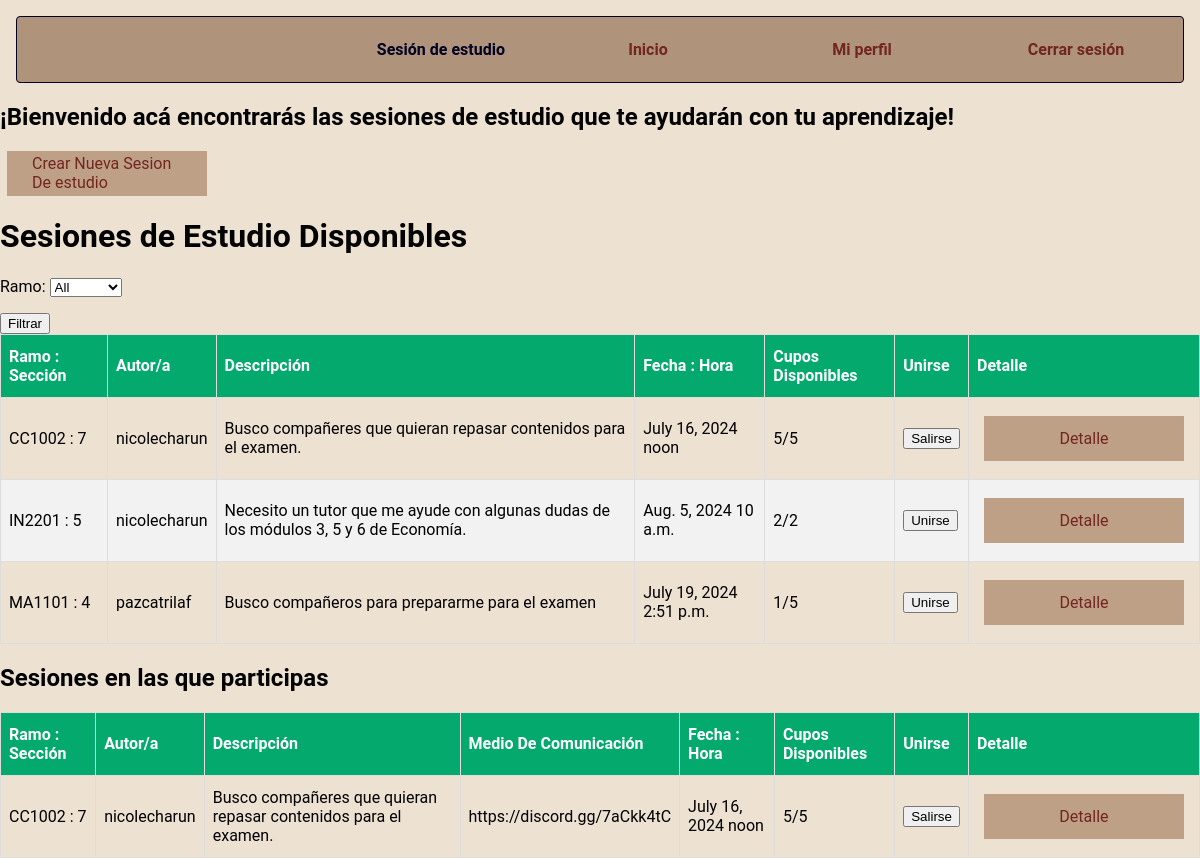
Page / (signed in) on the committed database.
### appG7/models.py (models this page shows)
class Sesion(models.Model):
  Cursos = [('MA1101', 'MA1101'), ('MA1001', 'MA1001'), ('FI1000', 'FI1000'), ('BT1211', 'BT1211'), ('MA1102', 'MA1102'), ('MA1002', 'MA1002'), ('FI1100', 'FI1100'), ('CC1002', 'CC1002'), ('IQ2211', 'IQ2211'), ('FI2001', 'FI2003'), ('MA2001', 'MA2001'), ('IN2201', 'IN2201'), ('IQ2212', 'IQ2212'), ('FI2002', 'FI2002'), ('MA2002', 'MA2002'), ('FI2004', 'FI2004')]
  id = models.AutoField(primary_key = True)
  autor = models.CharField(max_length = 30, default = 'Desconocido')
  hora = models.TimeField()
  fecha = models.DateField()
  ramo = models.CharField(max_length = 6, choices=Cursos) #6 equivale a: CC4401 (2 por el departamento) y (4 por el codigo del ramo) quizas sea más
  seccion = models.IntegerField()
  maxMembers = models.IntegerField()
  descripcion = models.CharField(max_length = 200)
  link= models.CharField(max_length = 200)
  members = models.ManyToManyField(User, through='Member', related_name='sesiones_as_member')

### appG7/views.py (the view)
# urls.py: path('', views.index_page, name='index_page'),
@login_required(login_url='/login')
def index_page(request):
    form = SesionFilterForm(request.GET)
    sesiones = Sesion.objects.all()
    user = request.user
    if form.is_valid():
        ramo = form.cleaned_data.get('ramo')
        if ramo and ramo != 'all':
            sesiones = sesiones.filter(ramo=ramo)
    for sesion in sesiones:
        sesion.is_member = sesion.members.filter(id=user.id).exists()
    mis_sesiones = Sesion.objects.filter(members=user)
    context = {
        'form': form,
        'sesiones': sesiones,
        'mis_sesiones': mis_sesiones,
    }
    if request.method == 'GET':
        return render(request,"appG7/index.html", context)

### appG7/forms.py
class SesionFilterForm(forms.Form):
    ramo = forms.ChoiceField(choices=[('all', 'All')] + Sesion.Cursos, required=False)

### appG7/templates/appG7/index.html (shortened to what this page needs)
{% extends 'appG7/base.html' %}
{% block css %}
{% load static %}
<link rel="stylesheet" type="text/css"href="{% static '/appG7/login.css' %}">
{% endblock %}
{% block content %}
<h2>¡Bienvenido acá encontrarás las sesiones de estudio que te ayudarán con tu aprendizaje!</h2>
{% if user.is_authenticated %}
<a href="{% url 'sesion' %}" class="btn btn-outline-2">Crear Nueva Sesion De estudio </a>
{% endif %}
<h1>Sesiones de Estudio Disponibles</h1>
<form method = "get">
    {{ form.as_p }}
    <button type="submit">Filtrar</button>
</form>
<table>
    <thead>
        <tr>
            <th>Ramo : Sección</th>
            <th>Autor/a</th>
            <th>Descripción</th>
            <th>Fecha : Hora</th>
            <th>Cupos Disponibles</th>
            <th>Unirse</th>
            <th>Detalle</th>
        </tr>
    </thead>
    <tbody>
        {% for sesion in sesiones %}
            <tr>
                <td> {{ sesion.get_ramo_display }} : {{ sesion.seccion }} </td>
                <td> {{ sesion.autor }} </td>
                <td> {{ sesion.descripcion }} </td>
                <td> {{ sesion.fecha }} {{ sesion.hora }} </td>
                <td> {{ sesion.members.count }}/{{ sesion.maxMembers }} </td>
                <td>
                    {% if sesion.is_member %}
                        <form method="post" action="{% url 'salirse_sesion' sesion.id %}">
                            <button type="submit" class="leave-button">Salirse</button>
                        </form>
                    {% else %}
                        <form method="post" action="{% url 'unirse_sesion' sesion.id %}">
                            <button type="submit" class="join-button">Unirse</button>
                        </form>
                    {% endif %}
                </td>
                <td>
                    <a href="{% url 'detalle_sesion' sesion.id %}" class="btn btn-outline-2">Detalle</a>
                </td>
            </tr>
            {% endfor %}
    </tbody>
</table>
<h2>Sesiones en las que participas</h2>
{% if mis_sesiones %}
    <table>
        <thead>
            <tr>
                <th>Ramo : Sección</th>
                <th>Autor/a</th>
                <th>Descripción</th>
                <th>Medio De Comunicación</th>
                <th>Fecha : Hora</th>
                <th>Cupos Disponibles</th>
                <th>Unirse</th>
                <th>Detalle</th>
            </tr>
        </thead>
        <tbody>
            {% for sesion in mis_sesiones %}
                <tr>
                    <td>{{ sesion.get_ramo_display }} : {{ sesion.seccion }}</td>
                    <td> {{ sesion.autor }} </td>
                    <td> {{ sesion.descripcion }} </td>
                    <td> {{ sesion.link }} </td>
                    <td> {{ sesion.fecha }} {{ sesion.hora }} </td>
                    <td>{{ sesion.members.count }}/{{ sesion.maxMembers }}</td>
                    <td>
                        <form method="post" action="{% url 'salirse_sesion' sesion.id %}">
                            <button type="submit" class="leave-button">Salirse</button>
                        </form>
                    </td>
                    <td>
                        <a href="{% url 'detalle_sesion' sesion.id %}" class="btn btn-outline-2">Detalle</a>
                    </td>
                </tr>
            {% endfor %}
        </tbody>
    </table>
{% else %}
    <p>No estás inscrite en ninguna sesión, ¡Motívate!</p>
{% endif %}
{% endblock %}

### appG7/templates/appG7/base.html (shortened to what this page needs)
<!DOCTYPE html>
<html lang="en">
<head>
    {% load static %}
    <link rel="stylesheet" type="text/css" href="{% static '/appG7/style.css' %}">
    {% block css %}{% endblock %}
</head>
<body>
    <nav class="navbar navbar-light" style="background-color:#af937a ;">
        <a class="navbar-brand" href="{% url 'index_page' %}" class="btn btn-outline-success">Sesión de estudio</a>
        <form class="form-inline">
          <a href="{% url 'index_page' %}" class="btn btn-outline-success">Inicio </a>
             {% if user.is_authenticated %}
                    <a href="{% url 'user_profile' request.user.username %}" class="btn btn-outline-success">Mi perfil </a>
                    <a href="{% url 'logout' %}" class="btn btn-outline-success">Cerrar sesión </a>
                {% else %}
                    <a href="{% url 'register_user' %}" class="btn btn-outline-success">Registrarse</a>
                    <a href="{% url 'login' %}" class="btn btn-outline-success">Iniciar Sesión</a>
                {% endif %}
        </form>
    </nav>
    <main>{% block content %}{% endblock %}</main>
</body>
</html>

### appG7/static/appG7/style.css (style rules this page uses)
:root { --black-color: #000022; --pink-color: #fcdc28; }
body { margin: 0; background-color: #ede1d2; font-family: "Roboto", sans-serif; }
.navbar { display: flex; flex-flow: row wrap; justify-content: flex-end; align-items: center; background: white; border: .1em solid var(--black-color); border-radius: .25em; margin: 1em 1em 1em 1em; }
.navbar > * { color: var(--black-color); font-family: "Roboto", sans-serif; }
.navbar a { position: relative; text-decoration: none; margin: 0 2em; padding: .25em; font-weight: 600; font-size: 1rem; }
.btn.btn-outline-success { width: 150px; height: 15px; color: #722620; padding: 15px 25px; text-decoration: none; margin: 10px 7px; display: flex; justify-content: center; align-items: center; }
.form-inline { display: flex; align-items: center; }
.btn-outline-success { margin-right: 10px; }

### appG7/static/appG7/login.css (style rules this page uses)
:root { --color-borde: #dbdbdb; }
label { padding-bottom: 1rem; cursor: pointer; }
.btn.btn-outline-2 { width: 150px; height: 15px; background-color: #bea086; color: #722620; padding: 15px 25px; text-decoration: none; margin: 10px 7px; display: flex; justify-content: center; align-items: center; }

### appG7/templates/appG7/index.html (style rules this page uses)
table { font-family: "Roboto", sans-serif; border-collapse: collapse; width: 100%; }
th, td { border: 1px solid #ddd; padding: 8px; }
tr:nth-child(even) { background-color: #f2f2f2; }
th { padding-top: 12px; padding-bottom: 12px; text-align: left; background-color: #04AA6D; color: white; }

### rows in the picture
Sesion: ramo "CC1002", seccion "7", autor "nicolecharun", descripcion "Busco compañeres que quieran repasar contenidos para el examen.", fecha "July 16, 2024", hora "noon", members.count "5", maxMembers "5", shows "Salirse", link "https://discord.gg/7aCkk4tC"
Sesion: ramo "IN2201", seccion "5", autor "nicolecharun", descripcion "Necesito un tutor que me ayude con algunas dudas de los módulos 3, 5 y 6 de Economía.", fecha "Aug. 5, 2024", hora "10 a.m.", members.count "2", maxMembers "2", shows "Unirse"
Sesion: ramo "MA1101", seccion "4", autor "pazcatrilaf", descripcion "Busco compañeros para prepararme para el examen", fecha "July 19, 2024", hora "2:51 p.m.", members.count "1", maxMembers "5", shows "Unirse"
